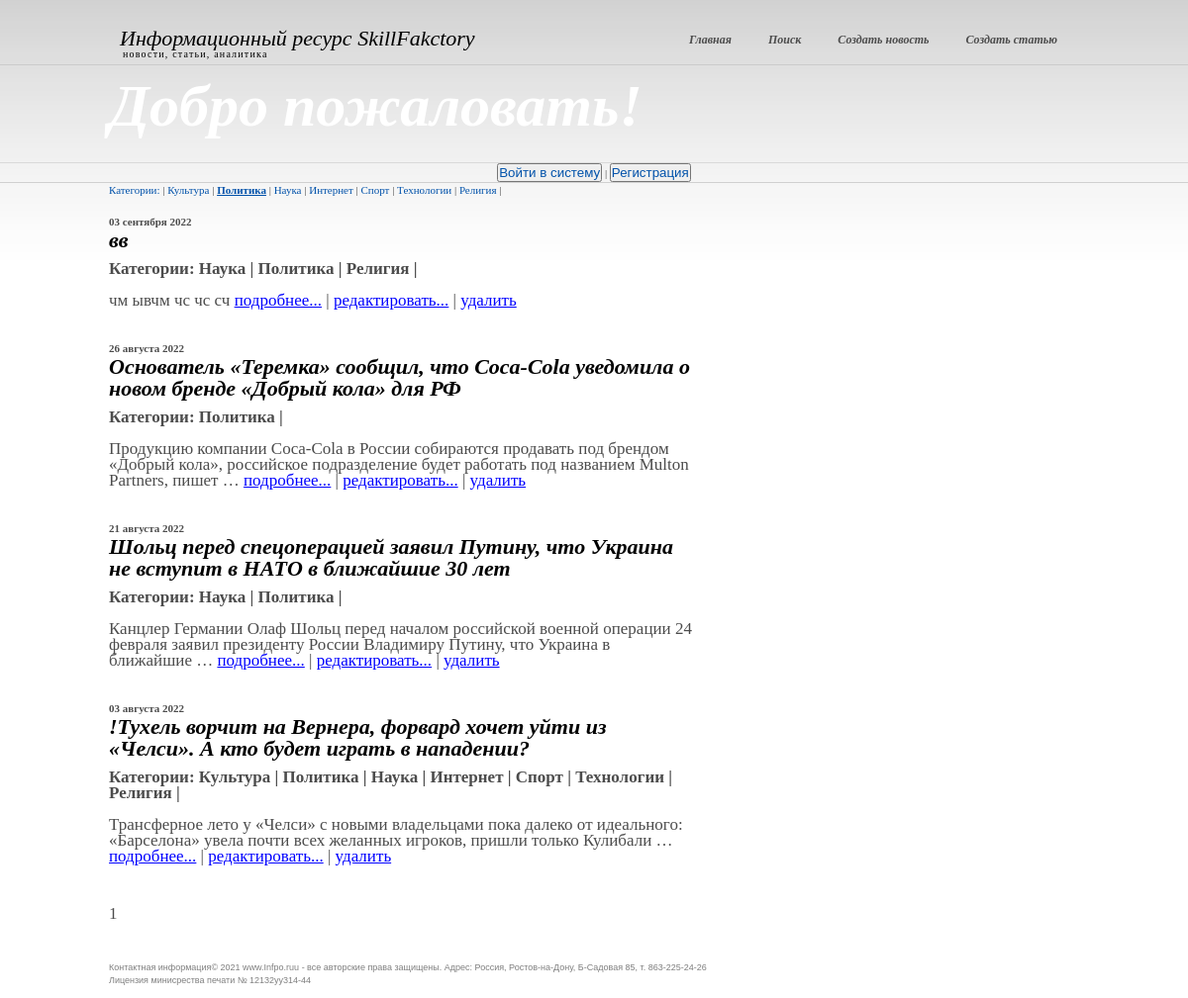
The app's page /home/?category=2 with its own data.
### news/models.py (models this page shows, shortened)
class Category(models.Model):  # Table of categories
    name = models.CharField(max_length=255, unique=True)
    subscribers = models.ManyToManyField(settings.AUTH_USER_MODEL, through='SubscribersUsers')  # manytomany relation to the table "User"

class Post(models.Model):  # Table for the posts
    head_article = models.CharField(max_length=255)  # post`s name
    text_post = models.TextField()  # text
    date = models.DateTimeField(auto_now_add = True)  # date of the post will be added
    type_post = models.CharField(max_length = 20, choices = POSITIONS, default = 'news')  # post`s type : news or article
    sum_rank = models.IntegerField(default = 0)
    id_author = models.ForeignKey('Author', on_delete = models.CASCADE)  # onetomany relation to the table "Author"
    category = models.ManyToManyField('Category', through = PostCategory)  # manytomany relation to the table "Category"

### news/views.py (the view)
class NewsList(ListView):
    model = Post
    ordering = '-date'
    template_name = 'home.html'
    context_object_name = 'news'
    paginate_by = 5
    def get_context_data(self, **kwargs):
        context = super().get_context_data(**kwargs)
        context['time_now'] = datetime.utcnow()
        context = super().get_context_data(**kwargs)
        context['get_author'] = not self.request.user.groups.filter(name='author').exists()
        context['get_category'] = Category.objects.all()
        return context
    def get_queryset(self, **kwargs):
        is_private = self.request.GET.get('category', None)
        if is_private:
            queryset = Post.objects.filter(category=is_private).order_by('-date')
        else:
            queryset = super().get_queryset()
        return queryset

### news/templatetags/custom_filters.py (called while the page is built)
@register.filter()
def censor(value):
   if isinstance(value, str):
      a=['хрен', 'редиска', 'тыква']
      for i in a:
         b=' '+i[0]+'*' * (len(i)-1)+' '
         value=value.replace(i, b)
   return value

### templates/home.html (shortened to what this page needs)
{% extends 'flatpages/default.html' %}
{% load custom_filters%}
{% block search %}
    {% if request.user.username %}
        <p>Пользователь: {{request.user.username}}&nbsp|&nbsp<a href="/home/sign/logout/">Выйти</a>
        <button> <a href="sign/upgrade/">Стать автором</a> </button>
        </p>
    {% else %}
        <p><button> <a href="/home/accounts/login"> Войти в систему </a></button> | <button> <a href="/home/accounts/signup"> Регистрация </a></button></p>
    {% endif %}
{% endblock search %}
{% block content %}
    <div class="col">
       <div class="post">
           <a href="/home" title="разделы новостей">Категории:</a> |
           {% for c in get_category %}
           <a href="?category={{c.id}}"
                {% if request.GET.category == c.id|title %}
                    class="bold"
                {% endif %}
            >{{ c.name }}</a> |
           {% endfor %}
            <br><br>
           {% for i in news %}
               <h4>{{ i.date|date:'d E Y' }}</h4>
                <h3>{{ i.head_article| censor}}</h3>
                <p>
                <b>Категории:
               {% for v in i.category.all %}
                   {{ v.name }} |
                    {% endfor %}</b>
               <br><br>
                {{ i.text_post|truncatewords:20| censor }}
                <a href="{{ i.id }}">подробнее...</a> |
                <a href="news/{{ i.id }}/update">редактировать...</a> |
                <a href="news/{{ i.id }}/delete">удалить</a>
                </p><br><br>
           {% endfor %}
            <p>
            {{ page_obj.number }}
        </p>
      </div>
    </div>
{% endblock content %}

### static/css/styles.css (style rules this page uses)
* { margin:0; padding:0; outline:0; }
body { font-size:11px; line-height:16px; font-family:Georgia, serif; color:#4c4c4c; background:#fff url(images/body-bg.gif) repeat-x 0 0; }
a { color:#0252aa; text-decoration:none; cursor:pointer; }
.col { float:left; display:inline; width:590px; margin-right:28px; padding-bottom:41px; }
.post h3 { color:#000; font-size:22px; font-style:italic; line-height:22px; }
.post a { text-decoration:none; }
.post .bold { text-decoration:underline; font-weight: bold; }
.post p { font-size:17px; padding-top:10px; }
.post p a { color:blue; text-decoration:underline; }

### records on screen
Category: name "Культура"
Category: name "Политика"
Category: name "Наука"
Category: name "Интернет"
Category: name "Спорт"
Category: name "Технологии"
Category: name "Религия"
Post: date "03 сентября 2022", head_article|censor "вв", text_post|censor "чм ывчм чс чс сч"
Post: date "26 августа 2022", head_article|censor "Основатель «Теремка» сообщил, что Coca-Cola уведомила о новом бренде «Добрый кола» для РФ", text_post|censor "Продукцию компании Coca-Cola в России собираются продавать под брендом «Добрый кола», российское подразделение будет работать под названием Multon Partners, пишет …"
Post: date "21 августа 2022", head_article|censor "Шольц перед спецоперацией заявил Путину, что Украина не вступит в НАТО в ближайшие 30 лет", text_post|censor "Канцлер Германии Олаф Шольц перед началом российской военной операции 24 февраля заявил президенту России Владимиру Путину, что Украина в ближайшие …"
Post: date "03 августа 2022", head_article|censor "!Тухель ворчит на Вернера, форвард хочет уйти из «Челси». А кто будет играть в нападении?", text_post|censor "Трансферное лето у «Челси» с новыми владельцами пока далеко от идеального: «Барселона» увела почти всех желанных игроков, пришли только Кулибали …"

### other values on screen
{{ page_obj.number }} "1"
